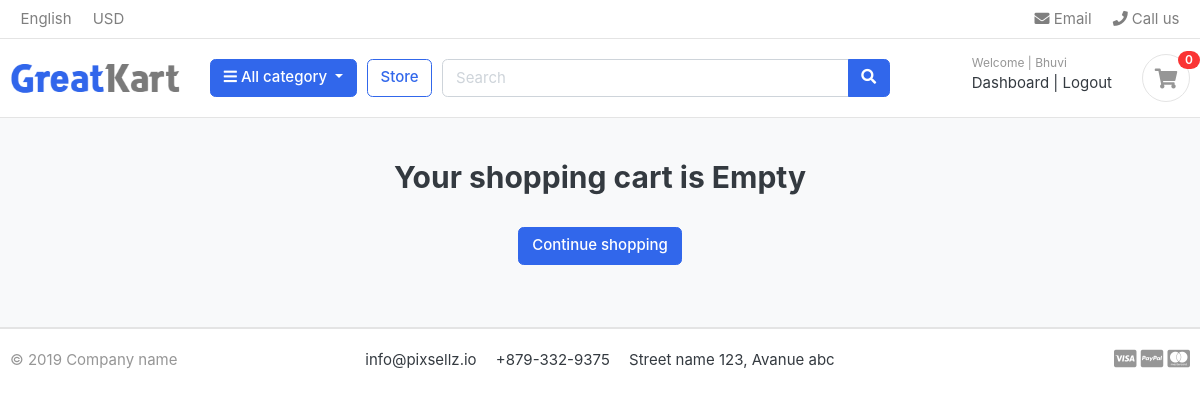
Page /carts/ (signed in) on the earlier database version.
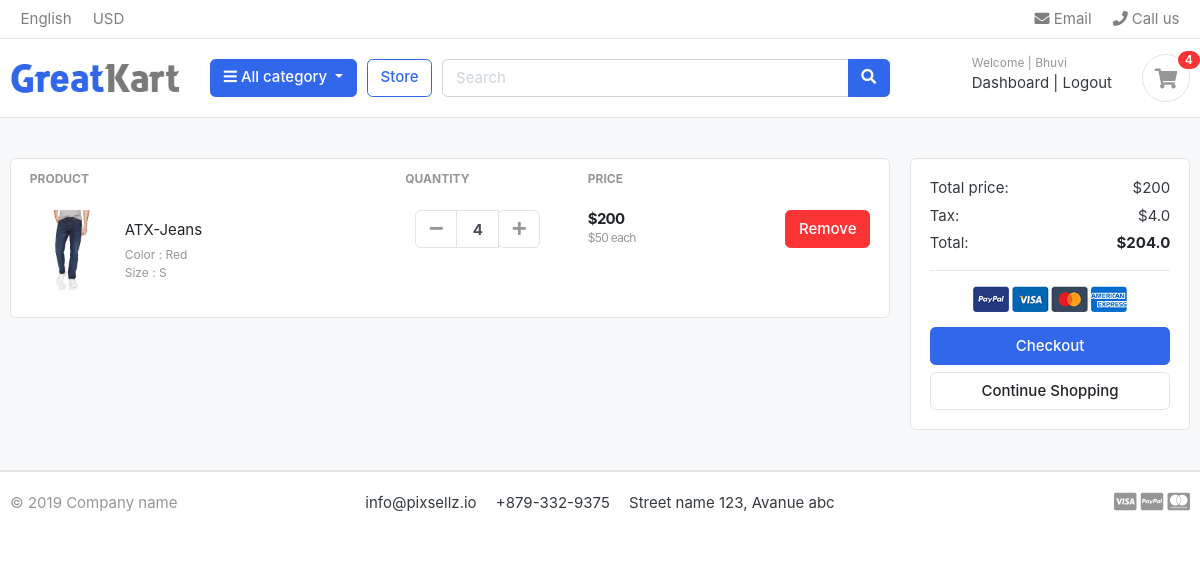
Same page on the later database version.
### carts/models.py (models this page shows, shortened)
class CartItem(models.Model):
    user = models.ForeignKey(Account, on_delete=models.CASCADE, null=True)
    product = models.ForeignKey(Product , on_delete=models.CASCADE)
    variations = models.ManyToManyField(Variation , blank=True)
    cart =  models.ForeignKey(Cart , on_delete=models.CASCADE, null=True)
    quantity = models.IntegerField()
    is_active = models.BooleanField(default=True)
    def sub_total(self):
        return self.product.price * self.quantity

### store/models.py (models this page shows, shortened)
class Product(models.Model):
    product_name = models.CharField(max_length=200 , unique=True)
    slug = models.SlugField(max_length=200 , unique=True)
    description = models.TextField(max_length=500, blank=True)
    price = models.IntegerField()
    images = models.ImageField(upload_to="photos/products")
    stock = models.IntegerField()
    is_available = models.BooleanField(default=True)
    category = models.ForeignKey(Category , on_delete=models.CASCADE)
    created_date = models.DateTimeField(auto_now_add=True)
    modified_date = models.DateTimeField(auto_now_add=True)
    def get_url(self):
        return reverse('product_detail',args=[self.category.slug,self.slug])

class Variation(models.Model):
    product = models.ForeignKey(Product,on_delete=models.CASCADE)
    variation_category = models.CharField(max_length=100, choices=variation_category_choice)
    variation_value = models.CharField(max_length=100)
    is_active = models.BooleanField(default=True)
    created_date = models.DateTimeField(auto_now=True)
    objects = VariationManager()

### carts/views.py (the view)
# urls.py: path("",views.cart  , name="cart"),
def cart(request , total = 0, quantity = 0, cart_items = None):
    try:
        tax = 0
        grand_total = 0
        if request.user.is_authenticated:
            cart_items = CartItem.objects.filter(user=request.user, is_active = True)
        else:
            cart = Cart.objects.get(cart_id=_cart_id(request))
            cart_items = CartItem.objects.filter(cart = cart , is_active = True)
        for cart_item in cart_items:
            total += (cart_item.product.price * cart_item.quantity)
            quantity += cart_item.quantity
        tax = (2 * total) / 100
        grand_total = tax + total
    except Cart.DoesNotExist:
         cart_items = []
    context = {
        'total' : total,
        'quantity' : quantity,
        'cart_items' : cart_items,
        'tax' : tax,
        'grand_total' : grand_total
    }
    return render(request , "store/cart.html" , context)

### carts/context_processors.py (called while the page is built)
def counter(request):
    cart_count = 0
    if 'admin' in request.path:
        []
    else:
        try:
            cart = Cart.objects.filter(cart_id=_cart_id(request))
            if request.user.is_authenticated:
                cart_items = CartItem.objects.all().filter(user=request.user)
            else:
                cart_items = CartItem.objects.all().filter(cart=cart[:1])
            for cart_item in cart_items:
                cart_count += cart_item.quantity
        except Cart.DoesNotExist:
            cart_count = 0
    return dict(cart_count=cart_count)

### carts/views.py (called while the page is built)
def _cart_id(request):
    cart = request.session.session_key
    if not cart:
        request.session.create()
        cart = request.session.session_key
    return cart

### category/context_processors.py (called while the page is built)
def menu_links(request):
    links = Category.objects.all()
    return dict(links=links)

### category/models.py (called while the page is built)
    def get_url(self):
        return reverse('products_by_category', args=[self.slug])

### templates/store/cart.html (shortened to what this page needs)
{% extends "base.html" %}
{% load static %}
{% block content %}
<section class="section-content padding-y bg">
<div class="container">
{% if not cart_items %}
<h2 class="text-center">Your shopping cart is Empty</h2>
<br>
<div class = "text-center">
	<a href="{% url 'store' %}" class="btn btn-primary">Continue shopping</a>
</div>
{% else %}
<div class="row">
	<aside class="col-lg-9">
<div class="card">
<table class="table table-borderless table-shopping-cart">
<thead class="text-muted">
<tr class="small text-uppercase">
  <th scope="col">Product</th>
  <th scope="col" width="120">Quantity</th>
  <th scope="col" width="120">Price</th>
  <th scope="col" class="text-right" width="200"> </th>
</tr>
</thead>
<tbody>
	{% for item in cart_items %}
<tr>
	<td>
		<figure class="itemside align-items-center">
			<div class="aside"><img src="{{ item.product.images.url }}" class="img-sm"></div>
			<figcaption class="info">
				<a href="{{ item.product.get_url }}" class="title text-dark">{{ item.product.product_name }}</a>
				<p class="text-muted small">
					{% if item.variations.all %}
					{% for i in item.variations.all %}
					{{ i.variation_category | capfirst }} : {{ i.variation_value | capfirst }} <br>
					{% endfor %}
					{% endif %}
				</p>
			</figcaption>
		</figure>
	</td>
	<td>
					<div class="col">
						<div class="input-group input-spinner">
							<div class="input-group-prepend">
							<a href="{% url 'remove_cart' item.product.id item.id %}"class="btn btn-light" type="button" id="button-plus"> <i class="fa fa-minus"></i> </a>
							</div>
							<input type="text" class="form-control"  value="{{ item.quantity }}">
							<div class="input-group-append">
								<form action="{% url 'add_cart' item.product.id %}" method="POST">
							<button class="btn btn-light" type="submit" id="button-minus"> <i class="fa fa-plus"></i> </button>
								</form>
							</div>
						</div>
					</div>
	</td>
	<td>
		<div class="price-wrap">
			<var class="price">${{ item.sub_total }}</var>
			<small class="text-muted"> ${{ item.product.price }} each </small>
		</div>
	</td>
	<td class="text-right">
	<a href="{% url 'remove_cart_item' item.product.id item.id %}" onclick="return confirm('Are you sure you want to delete this item ?')" class="btn btn-danger"> Remove</a>
	</td>
</tr>
{% endfor %}
</tbody>
</table>
</div>
	</aside>
	<aside class="col-lg-3">
		<div class="card">
		<div class="card-body">
			<dl class="dlist-align">
			  <dt>Total price:</dt>
			  <dd class="text-right">${{ total }}</dd>
			</dl>
			<dl class="dlist-align">
			  <dt>Tax:</dt>
			  <dd class="text-right"> ${{ tax }}</dd>
			</dl>
			<dl class="dlist-align">
			  <dt>Total:</dt>
			  <dd class="text-right text-dark b"><strong>${{ grand_total }}</strong></dd>
			</dl>
			<hr>
			<p class="text-center mb-3">
				<img src="{% static "./images/misc/payments.png" %}" height="26">
			</p>
			<a href="{% url 'checkout' %}" class="btn btn-primary btn-block"> Checkout </a>
			<a href="{% url 'store' %}" class="btn btn-light btn-block">Continue Shopping</a>
		</div>
		</div>
</aside>
</div>
{% endif %}
</div>
</section>
{% endblock  %}

### templates/includes/navbar.html (shortened to what this page needs)
{% load static %}
<header class="section-header">
<nav class="navbar p-md-0 navbar-expand-sm navbar-light border-bottom">
<div class="container">
  <div class="collapse navbar-collapse" id="navbarTop4">
    <ul class="navbar-nav mr-auto">
    	<li class="nav-item dropdown">
		 	<a href="#" class="nav-link">   English </a>
		</li>
		<li class="nav-item dropdown">
			<a href="#" class="nav-link"> USD </a>
		</li>
    </ul>
    <ul class="navbar-nav">
		<li><a href="#" class="nav-link"> <i class="fa fa-envelope"></i> Email </a></li>
		<li><a href="#" class="nav-link"> <i class="fa fa-phone"></i> Call us </a></li>
	</ul>
  </div>
</div>
</nav>
<section class="header-main border-bottom">
	<div class="container">
<div class="row align-items-center">
	<div class="col-lg-2 col-md-3 col-6">
		<a href="{% url 'home' %}" class="brand-wrap">
			<img class="logo" src="{% static "./images/logo.png" %}">
		</a>
	</div>
	<div class="col-lg col-sm col-md col-6 flex-grow-0">
		<div class="category-wrap dropdown d-inline-block float-right">
			<button type="button" class="btn btn-primary dropdown-toggle" data-toggle="dropdown">
				<i class="fa fa-bars"></i> All category
			</button>
		</div>
	</div>
	<a href="{% url 'store' %}" class="btn btn-outline-primary">Store</a>
	<div class="col-lg  col-md-6 col-sm-12 col">
		<form action="{% url 'search' %}" class="search" method='GET'>
			<div class="input-group w-100">
			    <input type="text" class="form-control" style="width:60%;" placeholder="Search" name='keyword'>
			    <div class="input-group-append">
			      <button class="btn btn-primary" type="submit">
			        <i class="fa fa-search"></i>
			      </button>
			    </div>
		    </div>
		</form>
	</div>
	<div class="col-lg-3 col-sm-6 col-8 order-2 order-lg-3">
				<div class="d-flex justify-content-end mb-3 mb-lg-0">
					{% if user.id is None %}
					<div class="widget-header">
						<small class="title text-muted">Welcome guest!</small>
						<div>
							<a href="{% url 'login' %}">Sign in</a> <span class="dark-transp"> | </span>
							<a href="{% url 'register' %}"> Register</a>
						</div>
					</div>
					{% else %}
					<div class="widget-header">
						<small class="title text-muted">Welcome | {{user.first_name}}</small>
						<div>
							<a href="{% url 'dashboard' %}"> Dashboard </a> <span class="dark-transp"> | </span>
							<a href="{% url 'logout' %}"> Logout </a>
						</div>
					</div>
					{% endif %}
					<a href="{% url 'cart' %}" class="widget-header pl-3 ml-3">
						<div class="icon icon-sm rounded-circle border"><i class="fa fa-shopping-cart"></i></div>
						<span class="badge badge-pill badge-danger notify">{{cart_count}}</span>
					</a>
				</div>
			</div>
</div>
	</div>
</section>
</header>

Differences in the rows shown:
added CartItem: product.images (picture), product.product_name "ATX-Jeans", quantity "4", sub_total "200", product.price "50"
now on this page (row unchanged): Variation: variation_category "Color", variation_value "Red"
now on this page (row unchanged): Variation: variation_category "Size", variation_value "S"
Other differences:
{{ cart_count }}: "0" → "4"
{{ total }}: (not shown) → "200"
{{ tax }}: (not shown) → "4.0"
{{ grand_total }}: (not shown) → "204.0"
text no longer shown: "Your shopping cart is Empty Continue shopping"
text now shown: "PRODUCT QUANTITY PRICE Total price: $ Tax: $ Total: $ Checkout Continue Shopping"
